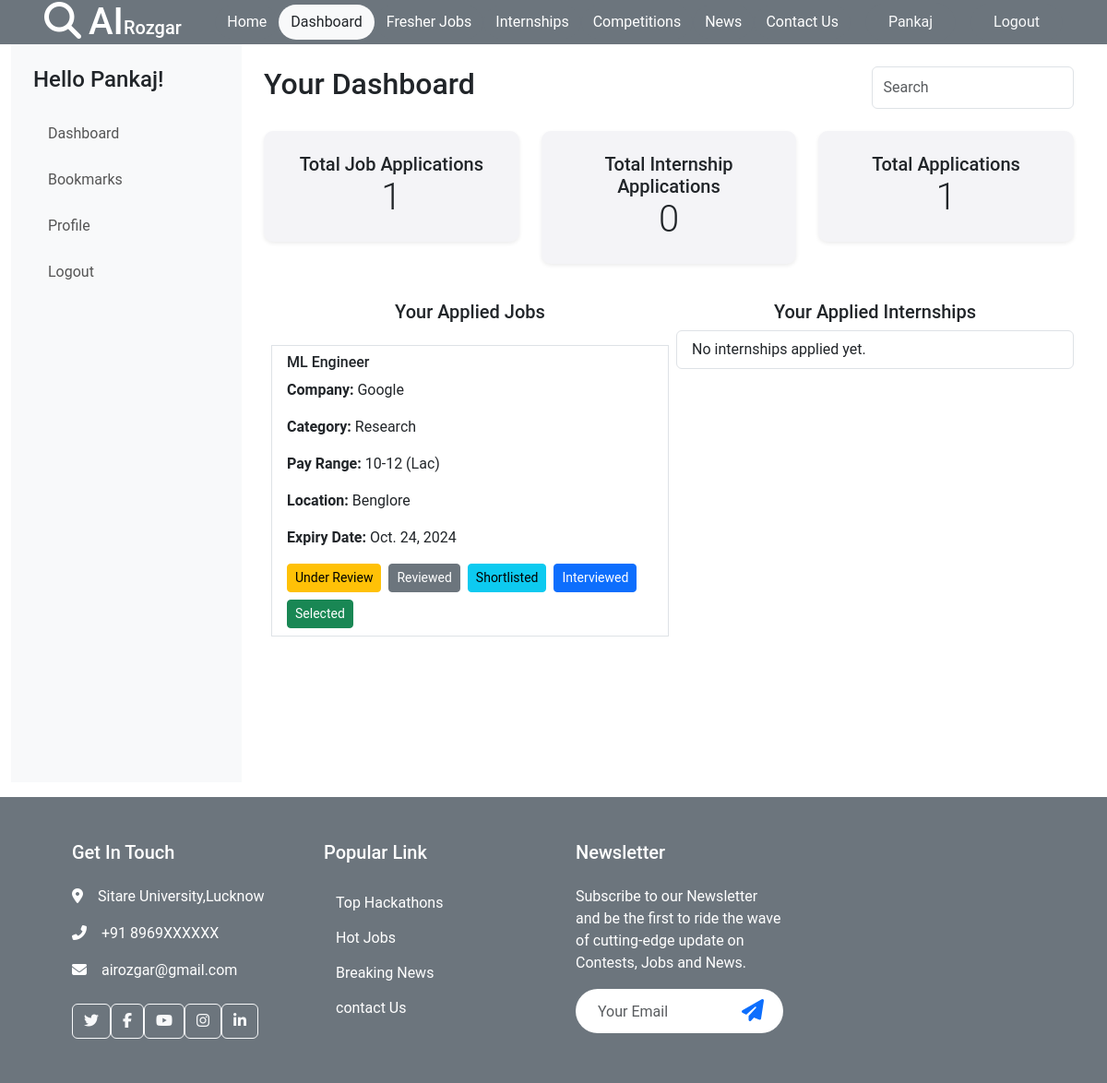
The app's page /student/ (signed in) with its own data.
### home/models.py (models this page shows, shortened)
class Student(models.Model):
    user = models.OneToOneField(User, on_delete=models.CASCADE)  # Connect with the User model
    student_name = models.CharField(max_length=255, blank=True, null=True)
    college = models.CharField(max_length=255)
    branch = models.CharField(max_length=255)
    github = models.URLField(blank=True, null=True)
    email = models.EmailField(max_length=255, blank=True, null=True)
    linkedin = models.URLField(blank=True, null=True)
    profile_picture = models.ImageField(upload_to='profile_pictures/students/', blank=True, null=True)

class Job(models.Model):
    company = models.ForeignKey(Company, on_delete=models.CASCADE)
    title = models.CharField(max_length=255, default='Job')
    description = models.TextField()
    field = models.CharField(max_length=255)
    category = models.CharField(max_length=255)
    pay_range = models.CharField(max_length=20)
    location = models.CharField(max_length=255)
    expiry_date = models.DateField()
    created_date = models.DateField(auto_now_add=True)
    skills = models.TextField()
    student_applied = models.JSONField()  # To store hashmap of students applied

class Company(models.Model):
    user = models.OneToOneField(User, on_delete=models.CASCADE)  # Connect with the User model
    company_name = models.CharField(max_length=255)
    phone_number = models.CharField(max_length=15)
    email = models.EmailField(max_length=255, blank=True, null=True)
    website = models.URLField(max_length=255)
    location = models.CharField(max_length=255, blank=True, null=True)
    profile_picture = models.ImageField(upload_to='profile_pictures/companies/', blank=True, null=True)

### home/views.py (the view)
# urls.py: path('student/', student, name='student'),
@login_required(login_url="/login/")
def student(request):
    student = request.user.student
    applied_jobs = Job.objects.filter(student_applied__has_key=str(student.id))
    applied_internships = Internship.objects.filter(student_applied__has_key=str(student.id))
    return render(request, 'student.html', {'applied_jobs': applied_jobs, 'applied_internships': applied_internships})

### home/templates/student.html (shortened to what this page needs)
{% extends 'base.html' %}
{% block start %}
<div class="d-flex container-fluid">
    <div id="sidebar" class="bg-light p-4">
        <h4 class="mb-4">Hello {{ request.user.student.user.first_name }}!</span></h4>
        <ul class="nav flex-column">
            <li class="nav-item"><a href="/student/" class="nav-link">Dashboard</a></li>
            <li class="nav-item"><a href="/bookmark/" class="nav-link">Bookmarks</a></li>
            <li class="nav-item"><a href="/editstudent/" class="nav-link">Profile</a></li>
            <li class="nav-item"><a href="/logout/" class="nav-link material-symbols-sharp">Logout</a></li>
        </ul>
    </div>
    <div id="main-content" class="container-fluid p-4">
        <div class="d-flex justify-content-between mb-4">
            <h2>Your Dashboard</h2>
            <input type="text" class="form-control w-25" placeholder="Search">
        </div>
        <div class="row text-center">
            <div class="col-md-4">
                <div class="card p-4 shadow-sm">
                    <h5>Total Job Applications</h5>
                    <p class="display-6">{{ applied_jobs.count }}</p>
                </div>
            </div>
            <div class="col-md-4">
                <div class="card p-4 shadow-sm">
                    <h5>Total Internship Applications</h5>
                    <p class="display-6">{{ applied_internships.count }}</p>
                </div>
            </div>
            <div class="col-md-4">
                <div class="card p-4 shadow-sm">
                    <h5>Total Applications</h5>
                    <p class="display-6">{{ applied_jobs.count|add:applied_internships.count }}</p>
                </div>
            </div>
        </div>
        <div class="d-flex mt-4">
            <div class="w-50 pr-3 mx-2">
                <h5 class="text-center font-weight-bold mt-3">Your Applied Jobs</h5>
                <ul class="list-group">
                    {% for job in applied_jobs %}
                    <div class="my-3">
                        <li class="list-group-item">
                            <h6>{{ job.title }}</h6>
                            <p><strong>Company:</strong> {{ job.company.company_name }}</p>
                            <p><strong>Category:</strong> {{ job.category }}</p>
                            <p><strong>Pay Range:</strong> {{ job.pay_range }} (Lac)</p>
                            <p><strong>Location:</strong> {{ job.location }}</p>
                            <p><strong>Expiry Date:</strong> {{ job.expiry_date }}</p>
                            <div class="mt-2 d-flex flex-wrap gap-2">
                                <a href="#" class="btn btn-sm btn-warning">Under Review</a>
                                <a href="#" class="btn btn-sm btn-secondary">Reviewed</a>
                                <a href="#" class="btn btn-sm btn-info">Shortlisted</a>
                                <a href="#" class="btn btn-sm btn-primary">Interviewed</a>
                                <a href="#" class="btn btn-sm btn-success">Selected</a>
                            </div>
                        </li>
                    </div>
                    {% empty %}
                    <li class="list-group-item">No jobs applied yet.</li>
                    {% endfor %}
                </ul>
            </div>
            <div class="w-50 pl-3">
                <h5 class="text-center font-weight-bold mt-3">Your Applied Internships</h5>
                <ul class="list-group">
                    {% for internship in applied_internships %}
                    <div class="my-3">
                        <li class="list-group-item">
                            <h6>{{ internship.title }}</h6>
                            <p><strong>Company:</strong> {{ internship.company.company_name }}</p>
                            <p><strong>Category:</strong> {{ internship.category }}</p>
                            <p><strong>Stipend:</strong> {{ internship.stipend }} (Lac)</p>
                            <p><strong>Location:</strong> {{ internship.location }}</p>
                            <p><strong>Expiry Date:</strong> {{ internship.expiry_date }}</p>
                            <div class="mt-2 d-flex flex-wrap gap-2">
                                <a href="#" class="btn btn-sm btn-warning">Under Review</a>
                                <a href="#" class="btn btn-sm btn-secondary">Reviewed</a>
                                <a href="#" class="btn btn-sm btn-info">Shortlisted</a>
                                <a href="#" class="btn btn-sm btn-primary">Interviewed</a>
                                <a href="#" class="btn btn-sm btn-success">Selected</a>
                            </div>
                        </li>
                    </div>
                    {% empty %}
                    <li class="list-group-item">No internships applied yet.</li>
                    {% endfor %}
                </ul>
            </div>
        </div>
    </div>
</div>
{% endblock %}

### home/templates/base.html (shortened to what this page needs)
<!DOCTYPE html>
<html lang="en">
<head>
  <link href="https://cdn.jsdelivr.net/npm/bootstrap@5.3.3/dist/css/bootstrap.min.css" rel="stylesheet"
>
  <link href="https://cdnjs.cloudflare.com/ajax/libs/font-awesome/6.6.0/css/all.min.css" rel="stylesheet">
  <link href="../static/css/style.css" rel="stylesheet">
</head>
<body>
  <nav class="navbar navbar-expand-lg bg-secondary px-4 px-lg-5 py-3 py-lg-0 sticky-top">
    <a href="/" class="navbar-brand p-0">
        <h1 class="m-0 text-white"><i class="fas fa-search me-2"></i>AI<span class="fs-5">Rozgar</span></h1>
    </a>
    <div class="collapse navbar-collapse" id="navbarCollapse">
        <div class="navbar-nav ms-auto py-0">
            <a href="/" class="nav-item btn text-light rounded-pill {% if request.path == '/' %}bg-light text-dark{% else %}btn-secondary text-white{% endif %}">Home</a>
            {% if request.user.is_authenticated and request.user.student %}
            <a href="/student/" class="nav-item btn text-light rounded-pill {% if request.path == '/student/' %}bg-light text-dark{% else %}btn-secondary text-white{% endif %}">Dashboard</a>
            {% endif %}
            <a href="/job/" class="nav-item btn text-light rounded-pill {% if request.path == '/job/' %}bg-light text-dark{% else %}btn-secondary text-white{% endif %}">Fresher Jobs</a>
            <a href="/internship/" class="nav-item btn text-light rounded-pill {% if request.path == '/internship/' %}bg-light text-dark{% else %}btn-secondary text-white{% endif %}">Internships</a>
            <a href="/contest/" class="nav-item btn text-light rounded-pill {% if request.path == '/contest/' %}bg-light text-dark{% else %}btn-secondary text-white{% endif %}">Competitions</a>
            <a href="/news/" class="nav-item btn text-light rounded-pill {% if request.path == '/news/' %}bg-light text-dark{% else %}btn-secondary text-white{% endif %}">News</a>
            <a href="/contact/" class="nav-item btn text-light rounded-pill {% if request.path == '/contact/' %}bg-light text-dark{% else %}btn-secondary text-white{% endif %}">Contact Us</a>
        </div>
        {% if request.user.is_authenticated %}
        <a href="#" class="btn btn-secondary text-light rounded-pill py-2 px-4 ms-3">{{ request.user.first_name }}</a>
        <a href="/logout/" class="btn btn-secondary text-light rounded-pill py-2 px-4 ms-3">Logout</a>
        {% else %}
        <a href="/login/" class="btn btn-secondary text-light rounded-pill py-2 px-4 ms-3">Log In</a>
        {% endif %}
    </div>
</nav>
  {% block start %}
  {% endblock %}
  <div class="bg-secondary footer mt-3">
    <div class="container py-5 px-lg-5">
      <div class="row g-5">
        <div class="col-md-6 col-lg-3">
          <h5 class="text-white mb-4">Get In Touch</h5>
          <p class="text-white"><i class="fa fa-map-marker-alt me-3"></i>Sitare University,Lucknow</p>
          <p class="text-white"><i class="fa fa-phone-alt me-3"></i>+91 8969XXXXXX</p>
          <p class="text-white"><i class="fa fa-envelope me-3"></i>airozgar@gmail.com</p>
          <div class="d-flex pt-2">
            <a class="btn btn-outline-light btn-social" href=""><i class="fab fa-twitter"></i></a>
            <a class="btn btn-outline-light btn-social" href=""><i class="fab fa-facebook-f"></i></a>
            <a class="btn btn-outline-light btn-social" href=""><i class="fab fa-youtube"></i></a>
            <a class="btn btn-outline-light btn-social" href=""><i class="fab fa-instagram"></i></a>
            <a class="btn btn-outline-light btn-social" href=""><i class="fab fa-linkedin-in"></i></a>
          </div>
        </div>
        <div class="col-md-6 col-lg-3">
          <h5 class="text-white mb-4">Popular Link</h5>
          <a class="btn text-white" href="/contest/">Top Hackathons</a>
          <a class="btn text-white" href="/job/">Hot Jobs</a>
          <a class="btn text-white" href="/news/">Breaking News</a>
          <a class="btn text-white" href="/contact/">contact Us</a>
        </div>
        <div class="col-md-6 col-lg-3">
          <h5 class="text-white mb-4">Newsletter</h5>
          <p class="text-white ">
            Subscribe to our Newsletter and be the first to ride the wave of
            cutting-edge update on Contests, Jobs and News.
          </p>
          <div class="position-relative w-100 mt-3">
            <input class="form-control border-0 rounded-pill w-100 ps-4 pe-5" type="text" placeholder="Your Email"
              style="height: 48px;">
            <button type="button" class="btn shadow-none position-absolute top-0 end-0 mt-1 me-2"> <i
                class="fa fa-paper-plane text-primary fs-4"></i></button>
          </div>
        </div>
      </div>
    </div>
</body>
</html>

### home/static/css/style.css (style rules this page uses)
body { font-family: 'Poppins', 'Roboto', sans-serif; }

### home/templates/student.html (style rules this page uses)
#sidebar { width: 250px; min-height: 100vh; }
#main-content { flex: 1; background-color: #fff; }
.container-fluid { font-family: 'Poppins', 'Roboto', sans-serif; }
.nav-link { color: #555; margin-bottom: 10px; font-size: 16px; }
.card { border-radius: 10px; border: none; background-color: #f4f4f7; }
.card h5, .card p { margin-bottom: 0; }

### records on screen
Job: title "ML Engineer", company.company_name "Google", category "Research", pay_range "10-12", location "Benglore", expiry_date "Oct. 24, 2024"

### other values on screen
{{ request.user.first_name }} "Pankaj"
{{ request.user.student.user.first_name }} "Pankaj"
{{ applied_jobs.count }} "1"
{{ applied_internships.count }} "0"
{{ applied_jobs.count|add:applied_internships.count }} "1"
